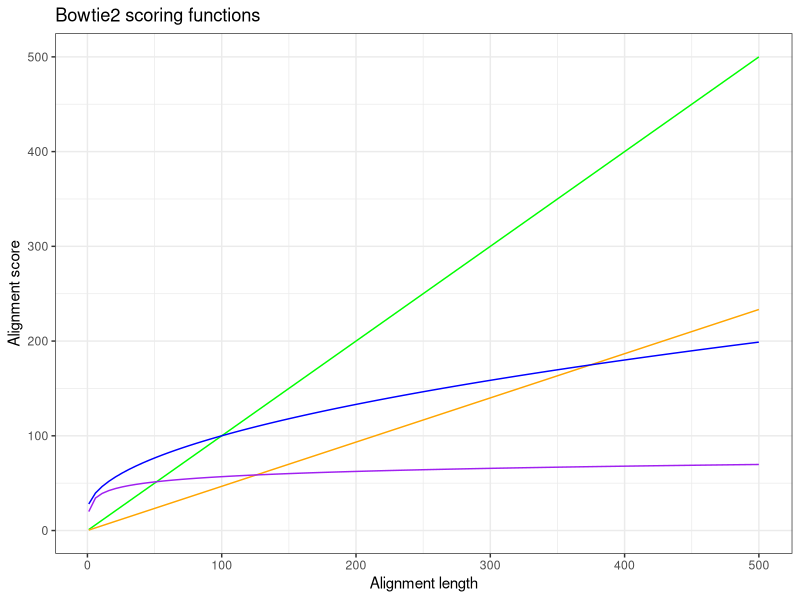

Source code (R):
#!/usr/bin/env Rscript

# libraries
suppressPackageStartupMessages({
    library(ggplot2)
})

# constants
match <- 1
mismatch <- 1
gap <- 6
extend <- 1
error_rate <- 0.1

# functions
score_optimal <- function(x) { x * match}
score_avg <- function(x) { x * ((1 - error_rate) * match -
    error_rate / 3 * mismatch -
    error_rate / 3 * gap * 2)}
bt_scoring <- function(x) { 20 + 8 * log(x)}
bt2_scoring <- function(x) { 20 + 8 * sqrt(x)}

# plotting
ggplot(data.frame(x = 0), aes(x = x)) +
    xlab("Alignment length") +
    ylab("Alignment score") +
    ggtitle("Bowtie2 scoring functions") +
    theme_bw() +
    scale_color_brewer(palette = "Set1") +
    stat_function(fun = score_optimal, colour = "green") +
    stat_function(fun = score_avg, colour = "orange") +
    stat_function(fun = bt_scoring, colour = "purple") +
    stat_function(fun = bt2_scoring, colour = "blue") +
    xlim(1, 500)
